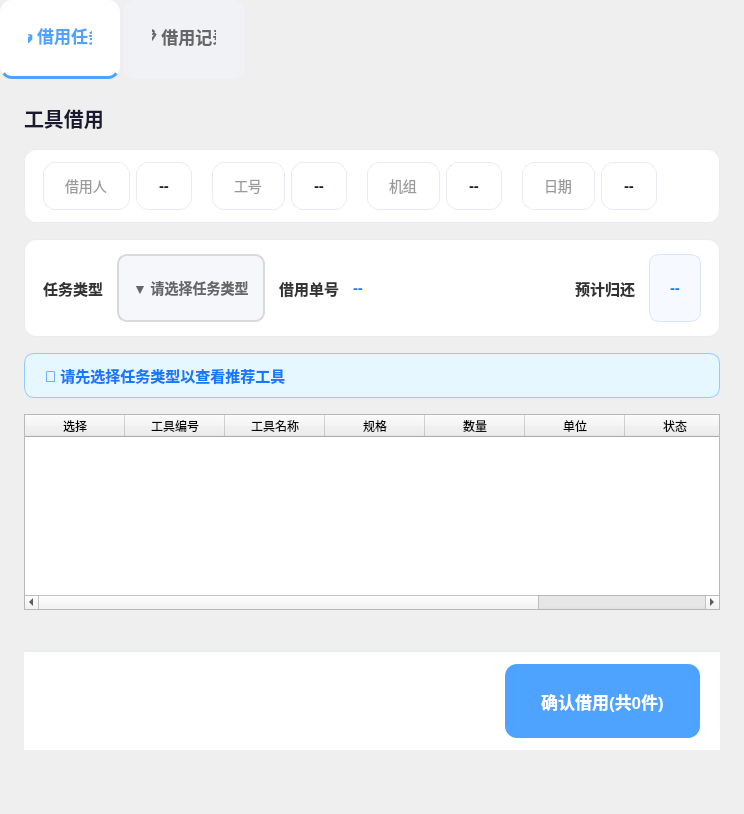
<?xml version="1.0" encoding="UTF-8"?>
<ui version="4.0">
 <class>ToolBorrowPage</class>
 <widget class="QWidget" name="ToolBorrowPage">
  <layout class="QVBoxLayout" name="outerLayout" stretch="0">
   <property name="leftMargin">
    <number>0</number>
   </property>
   <property name="topMargin">
    <number>0</number>
   </property>
   <property name="rightMargin">
    <number>0</number>
   </property>
   <property name="bottomMargin">
    <number>0</number>
   </property>
   <item>
    <widget class="QTabWidget" name="tabWidget">
     <property name="styleSheet">
      <string notr="true">QTabWidget::pane { border: none; background: transparent; }
QTabBar::tab { background: #f0f2f5; color: #666; padding: 14px 28px; font-size: 17px; font-weight: 600; border-radius: 12px 12px 0 0; min-height: 48px; margin-right: 4px; }
QTabBar::tab:selected { background: white; color: #4da3ff; border-bottom: 3px solid #4da3ff; }
QTabBar::tab:hover { background: #e8f0fe; }</string>
     </property>
     <widget class="QWidget" name="borrowTab">
      <attribute name="title">
       <string>📤 借用任务</string>
      </attribute>
      <layout class="QVBoxLayout" name="borrowLayout" stretch="0,0,0,0,1,0,0,0">
       <property name="spacing">
        <number>16</number>
       </property>
       <property name="leftMargin">
        <number>24</number>
       </property>
       <property name="topMargin">
        <number>24</number>
       </property>
       <property name="rightMargin">
        <number>24</number>
       </property>
       <property name="bottomMargin">
        <number>24</number>
       </property>
       <item>
        <widget class="QLabel" name="borrowTitle">
         <property name="styleSheet">
          <string notr="true">font-size:20px;font-weight:700;color:#1a1a2e;</string>
         </property>
         <property name="text">
          <string>工具借用</string>
         </property>
        </widget>
       </item>
       <item>
        <widget class="QFrame" name="infoBar">
         <property name="styleSheet">
          <string notr="true">QFrame{ background:white; border-radius:12px; border:1px solid #e8ecf0; padding:12px 18px; }</string>
         </property>
         <layout class="QHBoxLayout" name="infoBarLayout">
          <property name="spacing">
           <number>20</number>
          </property>
          <property name="leftMargin">
           <number>0</number>
          </property>
          <property name="topMargin">
           <number>0</number>
          </property>
          <property name="rightMargin">
           <number>0</number>
          </property>
          <property name="bottomMargin">
           <number>0</number>
          </property>
          <item>
           <widget class="QWidget" name="infoUser">
            <layout class="QHBoxLayout" name="infoUserLayout">
             <property name="spacing">
              <number>6</number>
             </property>
             <property name="leftMargin">
              <number>0</number>
             </property>
             <property name="topMargin">
              <number>0</number>
             </property>
             <property name="rightMargin">
              <number>0</number>
             </property>
             <property name="bottomMargin">
              <number>0</number>
             </property>
             <item>
              <widget class="QLabel" name="lblBorrower">
               <property name="styleSheet">
                <string notr="true">font-size:14px;color:#999;background:transparent;</string>
               </property>
               <property name="text">
                <string>借用人</string>
               </property>
              </widget>
             </item>
             <item>
              <widget class="QLabel" name="userInfoLabel">
               <property name="styleSheet">
                <string notr="true">font-size:15px;color:#1a1a2e;font-weight:600;background:transparent;</string>
               </property>
               <property name="text">
                <string>--</string>
               </property>
               <property name="wordWrap">
                <bool>true</bool>
               </property>
              </widget>
             </item>
            </layout>
           </widget>
          </item>
          <item>
           <widget class="QWidget" name="infoWorkNo">
            <layout class="QHBoxLayout" name="infoWorkNoLayout">
             <property name="spacing">
              <number>6</number>
             </property>
             <property name="leftMargin">
              <number>0</number>
             </property>
             <property name="topMargin">
              <number>0</number>
             </property>
             <property name="rightMargin">
              <number>0</number>
             </property>
             <property name="bottomMargin">
              <number>0</number>
             </property>
             <item>
              <widget class="QLabel" name="lblWorkNo">
               <property name="styleSheet">
                <string notr="true">font-size:14px;color:#999;background:transparent;</string>
               </property>
               <property name="text">
                <string>工号</string>
               </property>
              </widget>
             </item>
             <item>
              <widget class="QLabel" name="workNoLabel">
               <property name="styleSheet">
                <string notr="true">font-size:15px;color:#1a1a2e;font-weight:600;background:transparent;</string>
               </property>
               <property name="text">
                <string>--</string>
               </property>
               <property name="wordWrap">
                <bool>true</bool>
               </property>
              </widget>
             </item>
            </layout>
           </widget>
          </item>
          <item>
           <widget class="QWidget" name="infoDept">
            <layout class="QHBoxLayout" name="infoDeptLayout">
             <property name="spacing">
              <number>6</number>
             </property>
             <property name="leftMargin">
              <number>0</number>
             </property>
             <property name="topMargin">
              <number>0</number>
             </property>
             <property name="rightMargin">
              <number>0</number>
             </property>
             <property name="bottomMargin">
              <number>0</number>
             </property>
             <item>
              <widget class="QLabel" name="lblDept">
               <property name="styleSheet">
                <string notr="true">font-size:14px;color:#999;background:transparent;</string>
               </property>
               <property name="text">
                <string>机组</string>
               </property>
              </widget>
             </item>
             <item>
              <widget class="QLabel" name="deptLabel">
               <property name="styleSheet">
                <string notr="true">font-size:15px;color:#1a1a2e;font-weight:600;background:transparent;</string>
               </property>
               <property name="text">
                <string>--</string>
               </property>
               <property name="wordWrap">
                <bool>true</bool>
               </property>
              </widget>
             </item>
            </layout>
           </widget>
          </item>
          <item>
           <widget class="QWidget" name="infoDate">
            <layout class="QHBoxLayout" name="infoDateLayout">
             <property name="spacing">
              <number>6</number>
             </property>
             <property name="leftMargin">
              <number>0</number>
             </property>
             <property name="topMargin">
              <number>0</number>
             </property>
             <property name="rightMargin">
              <number>0</number>
             </property>
             <property name="bottomMargin">
              <number>0</number>
             </property>
             <item>
              <widget class="QLabel" name="lblDate">
               <property name="styleSheet">
                <string notr="true">font-size:14px;color:#999;background:transparent;</string>
               </property>
               <property name="text">
                <string>日期</string>
               </property>
              </widget>
             </item>
             <item>
              <widget class="QLabel" name="dateLabel">
               <property name="styleSheet">
                <string notr="true">font-size:15px;color:#1a1a2e;font-weight:600;background:transparent;</string>
               </property>
               <property name="text">
                <string>--</string>
               </property>
              </widget>
             </item>
            </layout>
           </widget>
          </item>
          <item>
           <spacer name="infoBarSpacer">
            <property name="orientation">
             <enum>Qt::Horizontal</enum>
            </property>
            <property name="sizeHint" stdset="0">
             <size>
              <width>40</width>
              <height>20</height>
             </size>
            </property>
           </spacer>
          </item>
         </layout>
        </widget>
       </item>
       <item>
        <widget class="QFrame" name="taskCard">
         <property name="styleSheet">
          <string notr="true">QFrame#taskCard{ background:white; border-radius:12px; border:1px solid #e8ecf0; padding:14px 18px; }</string>
         </property>
         <layout class="QHBoxLayout" name="taskCardLayout">
          <property name="spacing">
           <number>14</number>
          </property>
          <property name="leftMargin">
           <number>0</number>
          </property>
          <property name="topMargin">
           <number>0</number>
          </property>
          <property name="rightMargin">
           <number>0</number>
          </property>
          <property name="bottomMargin">
           <number>0</number>
          </property>
          <item>
           <widget class="QLabel" name="typeTitle">
            <property name="styleSheet">
             <string notr="true">font-size:15px;font-weight:600;color:#333;background:transparent;</string>
            </property>
            <property name="text">
             <string>任务类型</string>
            </property>
           </widget>
          </item>
          <item>
           <widget class="QPushButton" name="taskTypeBtn">
            <property name="maximumSize">
             <size>
              <width>220</width>
              <height>16777215</height>
             </size>
            </property>
            <property name="cursor">
             <cursorShape>PointingHandCursor</cursorShape>
            </property>
            <property name="styleSheet">
             <string notr="true">QPushButton{ background:#f5f7fa; border:2px solid #d9d9d9; border-radius:10px; font-size:14px; padding:10px 14px; color:#666; text-align:left; min-height:44px; font-weight:500; }
QPushButton:hover{ border-color:#1677ff; background:#e6f0ff; color:#1677ff; }
QPushButton[selected="true"]{ background:#e6f0ff; border-color:#1677ff; color:#1677ff; font-weight:600; }</string>
            </property>
            <property name="text">
             <string>▼ 请选择任务类型</string>
            </property>
           </widget>
          </item>
          <item>
           <widget class="QLabel" name="flowLabel">
            <property name="styleSheet">
             <string notr="true">font-size:15px;font-weight:600;color:#333;background:transparent;</string>
            </property>
            <property name="text">
             <string>借用单号</string>
            </property>
           </widget>
          </item>
          <item>
           <widget class="QLabel" name="flowNoDisplay">
            <property name="minimumSize">
             <size>
              <width>80</width>
              <height>0</height>
             </size>
            </property>
            <property name="styleSheet">
             <string notr="true">font-size:15px;font-weight:bold;color:#1677ff;background:transparent;</string>
            </property>
            <property name="text">
             <string>--</string>
            </property>
           </widget>
          </item>
          <item>
           <spacer name="taskCardSpacer">
            <property name="orientation">
             <enum>Qt::Horizontal</enum>
            </property>
            <property name="sizeHint" stdset="0">
             <size>
              <width>40</width>
              <height>20</height>
             </size>
            </property>
           </spacer>
          </item>
          <item>
           <widget class="QLabel" name="returnLabel">
            <property name="styleSheet">
             <string notr="true">font-size:15px;font-weight:600;color:#333;background:transparent;</string>
            </property>
            <property name="text">
             <string>预计归还</string>
            </property>
           </widget>
          </item>
          <item>
           <widget class="QLabel" name="returnTimeLabel">
            <property name="minimumSize">
             <size>
              <width>0</width>
              <height>44</height>
             </size>
            </property>
            <property name="styleSheet">
             <string notr="true">font-size:15px;font-weight:600;color:#1677ff;background:#f6f9ff;
border:1px solid #d6e4ff;border-radius:10px;padding:10px 16px;</string>
            </property>
            <property name="text">
             <string>--</string>
            </property>
           </widget>
          </item>
         </layout>
        </widget>
       </item>
       <item>
        <widget class="QLabel" name="recommendHint">
         <property name="minimumSize">
          <size>
           <width>0</width>
           <height>40</height>
          </size>
         </property>
         <property name="styleSheet">
          <string notr="true">QLabel{ background:#e6f7ff; border:1px solid #91caff; border-radius:10px; font-size:15px; color:#1677ff; padding:10px 16px; font-weight:500; }</string>
         </property>
         <property name="text">
          <string>💡 请先选择任务类型以查看推荐工具</string>
         </property>
         <property name="wordWrap">
          <bool>true</bool>
         </property>
        </widget>
       </item>
       <item>
        <widget class="QTableWidget" name="allToolTable">
         <property name="autoScroll">
          <bool>false</bool>
         </property>
         <property name="selectionBehavior">
          <enum>QAbstractItemView::SelectRows</enum>
         </property>
         <property name="editTriggers">
          <set>QAbstractItemView::NoEditTriggers</set>
         </property>
         <attribute name="verticalHeaderVisible">
          <bool>false</bool>
         </attribute>
         <attribute name="horizontalHeaderStretchLastSection">
          <bool>false</bool>
         </attribute>
         <column>
          <property name="text">
           <string>选择</string>
          </property>
         </column>
         <column>
          <property name="text">
           <string>工具编号</string>
          </property>
         </column>
         <column>
          <property name="text">
           <string>工具名称</string>
          </property>
         </column>
         <column>
          <property name="text">
           <string>规格</string>
          </property>
         </column>
         <column>
          <property name="text">
           <string>数量</string>
          </property>
         </column>
         <column>
          <property name="text">
           <string>单位</string>
          </property>
         </column>
         <column>
          <property name="text">
           <string>状态</string>
          </property>
         </column>
         <column>
          <property name="text">
           <string>操作</string>
          </property>
         </column>
        </widget>
       </item>
       <item>
        <layout class="QHBoxLayout" name="toolPageRow">
         <property name="spacing">
          <number>6</number>
         </property>
         <property name="leftMargin">
          <number>0</number>
         </property>
         <property name="topMargin">
          <number>8</number>
         </property>
         <property name="rightMargin">
          <number>0</number>
         </property>
         <property name="bottomMargin">
          <number>0</number>
         </property>
           <item>
      <widget class="PaginationBar" name="toolPaginationBar"/>
     </item>
   </layout>
       </item>
       <item>
        <widget class="QFrame" name="bottomBar">
         <property name="styleSheet">
          <string notr="true">QFrame{ background:white; border-top:2px solid #e8ecf0; padding:12px 20px; }</string>
         </property>
         <layout class="QHBoxLayout" name="bottomLayout">
          <property name="leftMargin">
           <number>0</number>
          </property>
          <property name="topMargin">
           <number>0</number>
          </property>
          <property name="rightMargin">
           <number>0</number>
          </property>
          <property name="bottomMargin">
           <number>0</number>
          </property>
          <item>
           <spacer name="bottomSpacer">
            <property name="orientation">
             <enum>Qt::Horizontal</enum>
            </property>
            <property name="sizeHint" stdset="0">
             <size>
              <width>40</width>
              <height>20</height>
             </size>
            </property>
           </spacer>
          </item>
          <item>
           <widget class="QPushButton" name="borrowBtn">
            <property name="cursor">
             <cursorShape>PointingHandCursor</cursorShape>
            </property>
            <property name="styleSheet">
             <string notr="true">QPushButton{ background:#4da3ff;color:white;border:none;border-radius:12px;
padding:12px 36px;font-size:17px;font-weight:600;min-height:50px;}
QPushButton:hover{background:#3d8ae0;}
QPushButton:pressed{background:#2e7ad6;}</string>
            </property>
            <property name="text">
             <string>确认借用(共0件)</string>
            </property>
           </widget>
          </item>
         </layout>
        </widget>
       </item>
       <item>
        <spacer name="borrowBottomStretch">
         <property name="orientation">
          <enum>Qt::Vertical</enum>
         </property>
         <property name="sizeHint" stdset="0">
          <size>
           <width>20</width>
           <height>40</height>
          </size>
         </property>
        </spacer>
       </item>
      </layout>
     </widget>
     <widget class="QWidget" name="recordTab">
      <attribute name="title">
       <string>📋 借用记录</string>
      </attribute>
      <layout class="QVBoxLayout" name="recordLayout" stretch="0,1,0">
       <property name="leftMargin">
        <number>24</number>
       </property>
       <property name="topMargin">
        <number>24</number>
       </property>
       <property name="rightMargin">
        <number>24</number>
       </property>
       <property name="bottomMargin">
        <number>24</number>
       </property>
       <item>
        <widget class="QLabel" name="recordTitle">
         <property name="styleSheet">
          <string notr="true">font-size:20px;font-weight:bold;color:#1a1a2e;</string>
         </property>
         <property name="text">
          <string>借用记录</string>
         </property>
        </widget>
       </item>
       <item>
        <widget class="QTableWidget" name="recordTable">
         <property name="selectionBehavior">
          <enum>QAbstractItemView::SelectRows</enum>
         </property>
         <property name="editTriggers">
          <set>QAbstractItemView::NoEditTriggers</set>
         </property>
         <attribute name="verticalHeaderVisible">
          <bool>false</bool>
         </attribute>
         <attribute name="horizontalHeaderStretchLastSection">
          <bool>false</bool>
         </attribute>
         <column>
          <property name="text">
           <string>借用时间</string>
          </property>
         </column>
         <column>
          <property name="text">
           <string>工具名称</string>
          </property>
         </column>
         <column>
          <property name="text">
           <string>位置</string>
          </property>
         </column>
         <column>
          <property name="text">
           <string>状态</string>
          </property>
         </column>
         <column>
          <property name="text">
           <string>操作</string>
          </property>
         </column>
        </widget>
       </item>
       <item>
        <layout class="QHBoxLayout" name="recordPageRow">
         <property name="spacing">
          <number>6</number>
         </property>
         <property name="leftMargin">
          <number>0</number>
         </property>
         <property name="topMargin">
          <number>8</number>
         </property>
         <property name="rightMargin">
          <number>0</number>
         </property>
         <property name="bottomMargin">
          <number>0</number>
         </property>
           <item>
      <widget class="PaginationBar" name="recordPaginationBar"/>
     </item>
   </layout>
       </item>
      </layout>
     </widget>
    </widget>
   </item>
  </layout>
 </widget>
 <customwidgets>
  <customwidget>
   <class>PaginationBar</class>
   <extends>QWidget</extends>
   <header>components/PaginationBar.h</header>
  </customwidget>
 </customwidgets>
 <resources/>
 <connections/>
</ui>
